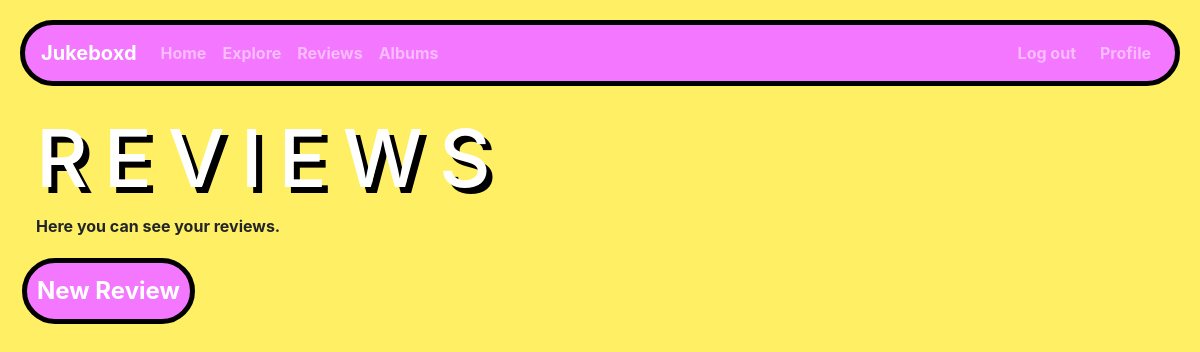
The app's page /reviews (signed in), older data.
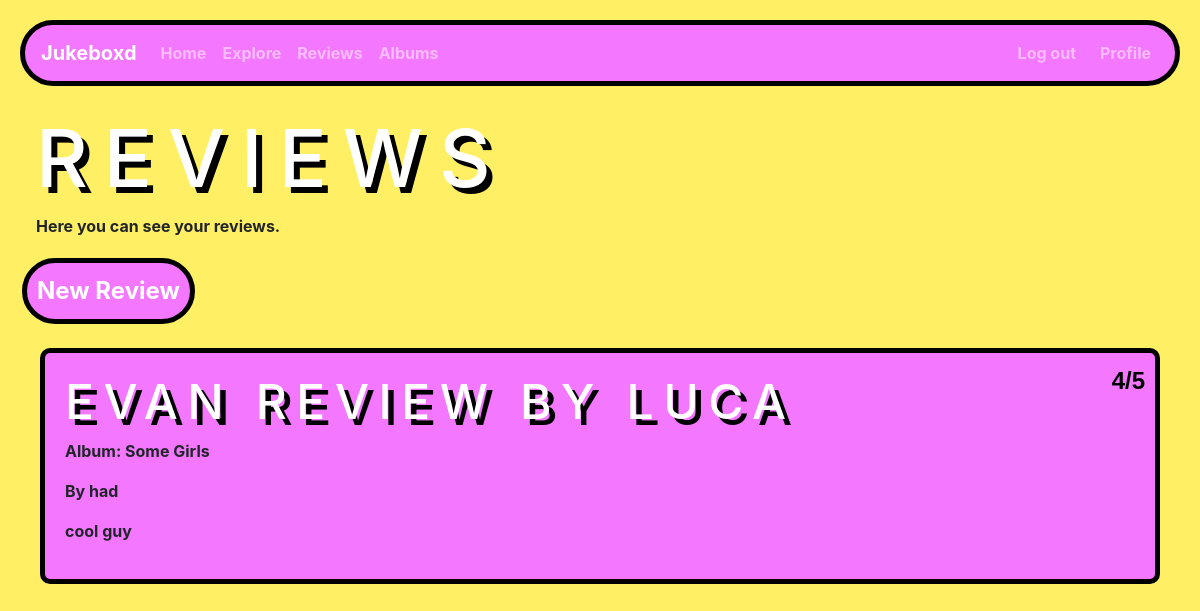
The same page, newer data.
### app/models.py (models this page shows)
class Review(db.Model):
    id = db.Column(db.Integer, primary_key=True)
    title = db.Column(db.String(50), index=True)
    artist = db.Column(db.String(50), index=True)
    review = db.Column(db.String(500), index=True)
    rating = db.Column(db.Integer, index=True)
    album = db.Column(db.String(50), index=True)
    username = db.Column(db.String(50), index=True)

### app/views.py (the view)
@app.route("/reviews", methods=["GET", "POST"])
@login_required
def reviews():
    username = current_user.username
    user_reviews = models.Review.query.filter_by(username=username).all()
    return render_template("reviews.html", title="Reviews", reviews=user_reviews)

### app/__init__.py (called while the page is built)
@login_manager.user_loader
def load_user(user_id):
    return User.query.get(int(user_id))

### app/templates/reviews.html
{% extends "base.html" %}
{% block content %}
<h1 class="px-3">Reviews</h1>
<p class="px-3"> Here you can see your reviews.
</p>
<input class="button" type="button" value="New Review" onclick="newReview()">
{% for review in reviews %}
<div class="data-panel" onclick="viewReview('{{review.id}}')">
  <div>
    <h3>{{review.title}} by {{review.username}}</h3>
    <p class ="rating">{{review.rating}}/5</p>
  </div>
  <p> Album: {{review.album}}</p>
  <p> By {{review.artist}}</p>
  <p> {{review.review}} </p>
</div>
</div>
{% endfor %}
{% endblock %}

Row changes from the older to the newer data that the page shows:
added Review: title "EVAN REVIEW", username "LUCA", rating "4", album "Some Girls", artist "had", review "cool guy"
